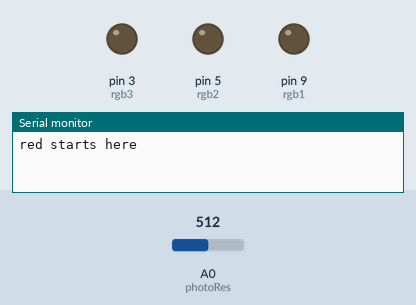
Recording of a sketch running on a simulated Arduino Uno, built with avr-gcc and run on an emulated ATmega328P. On the bench: output pins drawn as LEDs (lit = HIGH), the last lines printed to the serial monitor. The test bench sets the inputs (shaded band); at power-on: A0 (photoRes) = 512.

Above: at 0.18 s.
At 19.73 s:
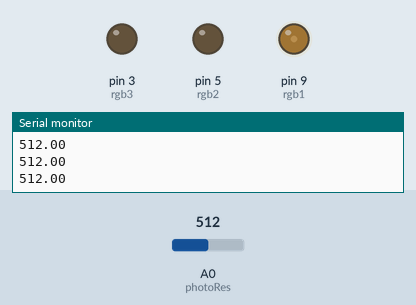
At 39.65 s:
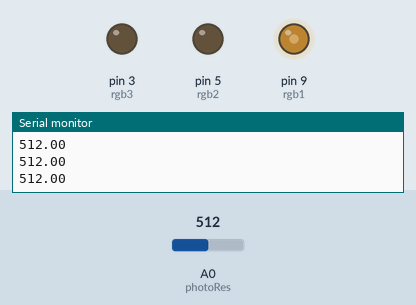
Timing chart, 0 to 40.0 s (numbered marks = the images above):
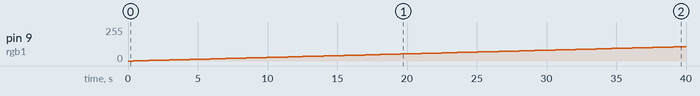

Measured:
- by itself, pin 9 (rgb1): moves from 0/255 to 108/255 over 39.5 s

The sketch:

sensor_project.ino
```cpp
// 28 February 2020 - Sensor Project

int photoRes = A0;
int rgb1 = 9;
int rgb2 = 5;
int rgb3 = 3;

int lightCalibration;
int lightValue;

void setup() {
  pinMode(rgb1, OUTPUT);
  pinMode(rgb2, OUTPUT);
  pinMode(rgb3, OUTPUT);
  Serial.begin(9600);
  lightCalibration = analogRead(photoRes);
}

void loop() {

    Serial.println("red starts here");
    for (int colour=0; colour<=255; colour++){
      take_measurement(colour, 0, 0);
    }

    Serial.println("green starts here");

    for (int colour=0; colour<=255; colour++){
      take_measurement(0, colour, 0);
    }

    Serial.println("blue starts here");
    for (int colour=0; colour<=255; colour++){
      take_measurement(0, 0, colour);
    }

}

void take_measurement(int r, int g, int b) {
  light_up_RGB(r, g, b);
  delay(250);
  double toAvg = 0;
  for (int i=0; i<1000; i++) {
    toAvg += analogRead(photoRes);
  }
  double avg = toAvg/1000;
  Serial.println(avg);
}

void light_up_RGB(int red_value, int green_value, int blue_value){
    analogWrite(rgb1, red_value);
    analogWrite(rgb2, green_value);
    analogWrite(rgb3, blue_value);
  }
```
